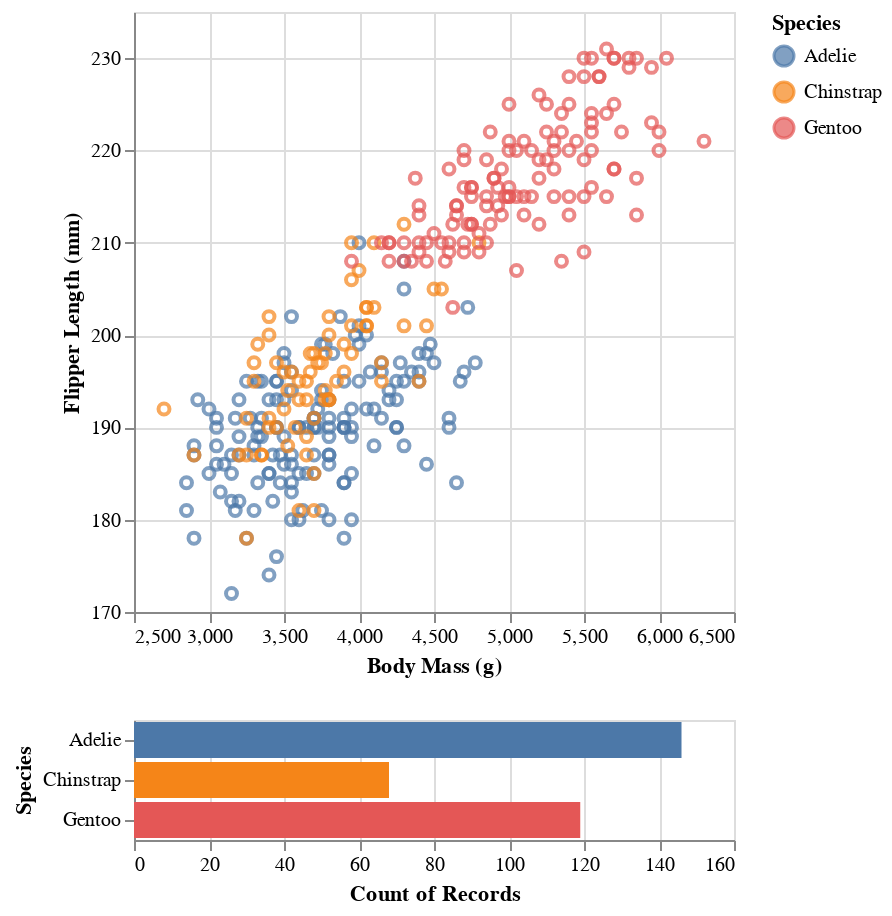

The notebook cell this image was saved under:
### Code cell
brush_selection = alt.selection_interval()

base_plot = alt.Chart(penguins)

scatterplot = base_plot.mark_point().encode(
    x=alt.X("Body Mass (g):Q").scale(zero=False),
    y=alt.Y("Flipper Length (mm):Q").scale(zero=False),
    color=alt.condition(brush_selection, "Species:N", alt.value("gray")),
    opacity=alt.condition(brush_selection, alt.value(0.7), alt.value(0.3))
    
).add_params(
    brush_selection
)

histogram = base_plot.mark_bar().encode(
    y="Species:N",
    color="Species:N",
    x="count():Q",
).transform_filter(
    brush_selection
)

scatterplot & histogram

### Figure 1 — Vega-Lite specification as saved in the notebook (floating-point values rounded to 4 significant figures; data arrays with more than 128 entries replaced by an {"elided": "..."} marker saying what was removed)
{"config": {"view": {"continuousWidth": 300, "continuousHeight": 300}}, "vconcat": [{"mark": {"type": "point"}, "encoding": {"color": {"condition": {"param": "param_3", "field": "Species", "type": "nominal"}, "value": "gray"}, "opacity": {"condition": {"param": "param_3", "value": 0.7}, "value": 0.3}, "x": {"field": "Body Mass (g)", "scale": {"zero": false}, "type": "quantitative"}, "y": {"field": "Flipper Length (mm)", "scale": {"zero": false}, "type": "quantitative"}}, "name": "view_3"}, {"mark": {"type": "bar"}, "encoding": {"color": {"field": "Species", "type": "nominal"}, "x": {"aggregate": "count", "type": "quantitative"}, "y": {"field": "Species", "type": "nominal"}}, "transform": [{"filter": {"param": "param_3"}}]}], "data": {"name": "data-5374b384e35440baf3a87a00a734f8a9"}, "params": [{"name": "param_3", "select": {"type": "interval"}, "views": ["view_3"]}], "$schema": "https://vega.github.io/schema/vega-lite/v5.15.1.json", "datasets": {"data-5374b384e35440baf3a87a00a734f8a9": {"elided": "333 records"}}}
